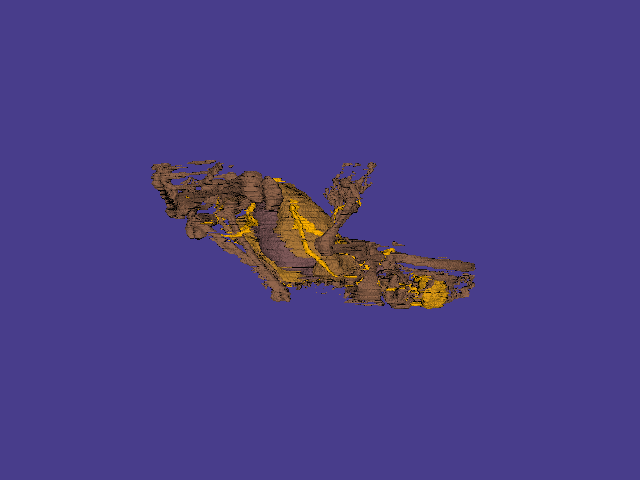

Write Python code to recreate this figure.
#!/usr/bin/env python

# Generate smoothed surface models from a labeled segmentation volume using
# vtkDiscreteFlyingEdges3D.  Each label produces a separate isosurface that
# is smoothed with a windowed sinc filter and displayed in a single scene.

import os
from pathlib import Path

# Factory overrides: importing these modules registers the OpenGL rendering
# and interaction style implementations for vtkRenderingCore factory classes.
import vtkmodules.vtkInteractionStyle  # noqa: F401
import vtkmodules.vtkRenderingOpenGL2  # noqa: F401

# VTK pipeline classes used in this example
from vtkmodules.vtkCommonDataModel import (
    vtkDataObject,
    vtkDataSetAttributes,
)
from vtkmodules.vtkFiltersCore import (
    vtkMaskFields,
    vtkThreshold,
    vtkWindowedSincPolyDataFilter,
)
from vtkmodules.vtkFiltersGeneral import vtkDiscreteFlyingEdges3D
from vtkmodules.vtkFiltersGeometry import vtkGeometryFilter
from vtkmodules.vtkIOImage import vtkMetaImageReader
from vtkmodules.vtkRenderingCore import (
    vtkActor,
    vtkPolyDataMapper,
    vtkRenderWindow,
    vtkRenderWindowInteractor,
    vtkRenderer,
)

# Colors (normalized RGB)
dark_slate_blue_rgb = (0.282, 0.239, 0.545)

# Data directory: defaults to the folder containing this script
data_dir = Path(os.environ.get("VPE_DATA_DIR", Path(__file__).parent))

# Label range and smoothing parameters
start_label = 1
end_label = 29
smoothing_iterations = 15
pass_band = 0.001
feature_angle = 120.0

# Reader: load the labeled frog-tissue volume
reader = vtkMetaImageReader()
reader.SetFileName(str(data_dir / "Frog" / "frogtissue.mhd"))

# DiscreteFlyingEdges3D: generate isosurfaces for each label value
discrete_cubes = vtkDiscreteFlyingEdges3D()
discrete_cubes.SetInputConnection(reader.GetOutputPort())
discrete_cubes.GenerateValues(end_label - start_label + 1, start_label, end_label)

# Smoother: smooth the label surfaces while preserving boundaries
smoother = vtkWindowedSincPolyDataFilter()
smoother.SetInputConnection(discrete_cubes.GetOutputPort())
smoother.SetNumberOfIterations(smoothing_iterations)
smoother.BoundarySmoothingOff()
smoother.FeatureEdgeSmoothingOff()
smoother.SetFeatureAngle(feature_angle)
smoother.SetPassBand(pass_band)
smoother.NonManifoldSmoothingOn()
smoother.NormalizeCoordinatesOn()
smoother.Update()

# Renderer: assemble all label surfaces into one scene
renderer = vtkRenderer()
renderer.SetBackground(dark_slate_blue_rgb)

# ---- Label 1 ----
selector_1 = vtkThreshold()
selector_1.SetInputConnection(smoother.GetOutputPort())
selector_1.SetInputArrayToProcess(0, 0, 0, vtkDataObject.FIELD_ASSOCIATION_POINTS, vtkDataSetAttributes.SCALARS)
selector_1.SetLowerThreshold(1)
selector_1.SetUpperThreshold(1)
scalars_off_1 = vtkMaskFields()
scalars_off_1.SetInputConnection(selector_1.GetOutputPort())
scalars_off_1.CopyAttributeOff(vtkMaskFields.POINT_DATA, vtkDataSetAttributes.SCALARS)
scalars_off_1.CopyAttributeOff(vtkMaskFields.CELL_DATA, vtkDataSetAttributes.SCALARS)
geometry_1 = vtkGeometryFilter()
geometry_1.SetInputConnection(scalars_off_1.GetOutputPort())
mapper_1 = vtkPolyDataMapper()
mapper_1.SetInputConnection(geometry_1.GetOutputPort())
mapper_1.ScalarVisibilityOff()
actor_1 = vtkActor()
actor_1.SetMapper(mapper_1)
actor_1.GetProperty().SetColor(1.0000, 0.7000, 0.0000)
renderer.AddActor(actor_1)

# ---- Label 2 ----
selector_2 = vtkThreshold()
selector_2.SetInputConnection(smoother.GetOutputPort())
selector_2.SetInputArrayToProcess(0, 0, 0, vtkDataObject.FIELD_ASSOCIATION_POINTS, vtkDataSetAttributes.SCALARS)
selector_2.SetLowerThreshold(2)
selector_2.SetUpperThreshold(2)
scalars_off_2 = vtkMaskFields()
scalars_off_2.SetInputConnection(selector_2.GetOutputPort())
scalars_off_2.CopyAttributeOff(vtkMaskFields.POINT_DATA, vtkDataSetAttributes.SCALARS)
scalars_off_2.CopyAttributeOff(vtkMaskFields.CELL_DATA, vtkDataSetAttributes.SCALARS)
geometry_2 = vtkGeometryFilter()
geometry_2.SetInputConnection(scalars_off_2.GetOutputPort())
mapper_2 = vtkPolyDataMapper()
mapper_2.SetInputConnection(geometry_2.GetOutputPort())
mapper_2.ScalarVisibilityOff()
actor_2 = vtkActor()
actor_2.SetMapper(mapper_2)
actor_2.GetProperty().SetColor(0.9643, 0.6750, 0.0250)
renderer.AddActor(actor_2)

# ---- Label 3 ----
selector_3 = vtkThreshold()
selector_3.SetInputConnection(smoother.GetOutputPort())
selector_3.SetInputArrayToProcess(0, 0, 0, vtkDataObject.FIELD_ASSOCIATION_POINTS, vtkDataSetAttributes.SCALARS)
selector_3.SetLowerThreshold(3)
selector_3.SetUpperThreshold(3)
scalars_off_3 = vtkMaskFields()
scalars_off_3.SetInputConnection(selector_3.GetOutputPort())
scalars_off_3.CopyAttributeOff(vtkMaskFields.POINT_DATA, vtkDataSetAttributes.SCALARS)
scalars_off_3.CopyAttributeOff(vtkMaskFields.CELL_DATA, vtkDataSetAttributes.SCALARS)
geometry_3 = vtkGeometryFilter()
geometry_3.SetInputConnection(scalars_off_3.GetOutputPort())
mapper_3 = vtkPolyDataMapper()
mapper_3.SetInputConnection(geometry_3.GetOutputPort())
mapper_3.ScalarVisibilityOff()
actor_3 = vtkActor()
actor_3.SetMapper(mapper_3)
actor_3.GetProperty().SetColor(0.9286, 0.6500, 0.0500)
renderer.AddActor(actor_3)

# ---- Label 4 ----
selector_4 = vtkThreshold()
selector_4.SetInputConnection(smoother.GetOutputPort())
selector_4.SetInputArrayToProcess(0, 0, 0, vtkDataObject.FIELD_ASSOCIATION_POINTS, vtkDataSetAttributes.SCALARS)
selector_4.SetLowerThreshold(4)
selector_4.SetUpperThreshold(4)
scalars_off_4 = vtkMaskFields()
scalars_off_4.SetInputConnection(selector_4.GetOutputPort())
scalars_off_4.CopyAttributeOff(vtkMaskFields.POINT_DATA, vtkDataSetAttributes.SCALARS)
scalars_off_4.CopyAttributeOff(vtkMaskFields.CELL_DATA, vtkDataSetAttributes.SCALARS)
geometry_4 = vtkGeometryFilter()
geometry_4.SetInputConnection(scalars_off_4.GetOutputPort())
mapper_4 = vtkPolyDataMapper()
mapper_4.SetInputConnection(geometry_4.GetOutputPort())
mapper_4.ScalarVisibilityOff()
actor_4 = vtkActor()
actor_4.SetMapper(mapper_4)
actor_4.GetProperty().SetColor(0.8929, 0.6250, 0.0750)
renderer.AddActor(actor_4)

# ---- Label 5 ----
selector_5 = vtkThreshold()
selector_5.SetInputConnection(smoother.GetOutputPort())
selector_5.SetInputArrayToProcess(0, 0, 0, vtkDataObject.FIELD_ASSOCIATION_POINTS, vtkDataSetAttributes.SCALARS)
selector_5.SetLowerThreshold(5)
selector_5.SetUpperThreshold(5)
scalars_off_5 = vtkMaskFields()
scalars_off_5.SetInputConnection(selector_5.GetOutputPort())
scalars_off_5.CopyAttributeOff(vtkMaskFields.POINT_DATA, vtkDataSetAttributes.SCALARS)
scalars_off_5.CopyAttributeOff(vtkMaskFields.CELL_DATA, vtkDataSetAttributes.SCALARS)
geometry_5 = vtkGeometryFilter()
geometry_5.SetInputConnection(scalars_off_5.GetOutputPort())
mapper_5 = vtkPolyDataMapper()
mapper_5.SetInputConnection(geometry_5.GetOutputPort())
mapper_5.ScalarVisibilityOff()
actor_5 = vtkActor()
actor_5.SetMapper(mapper_5)
actor_5.GetProperty().SetColor(0.8571, 0.6000, 0.1000)
renderer.AddActor(actor_5)

# ---- Label 6 ----
selector_6 = vtkThreshold()
selector_6.SetInputConnection(smoother.GetOutputPort())
selector_6.SetInputArrayToProcess(0, 0, 0, vtkDataObject.FIELD_ASSOCIATION_POINTS, vtkDataSetAttributes.SCALARS)
selector_6.SetLowerThreshold(6)
selector_6.SetUpperThreshold(6)
scalars_off_6 = vtkMaskFields()
scalars_off_6.SetInputConnection(selector_6.GetOutputPort())
scalars_off_6.CopyAttributeOff(vtkMaskFields.POINT_DATA, vtkDataSetAttributes.SCALARS)
scalars_off_6.CopyAttributeOff(vtkMaskFields.CELL_DATA, vtkDataSetAttributes.SCALARS)
geometry_6 = vtkGeometryFilter()
geometry_6.SetInputConnection(scalars_off_6.GetOutputPort())
mapper_6 = vtkPolyDataMapper()
mapper_6.SetInputConnection(geometry_6.GetOutputPort())
mapper_6.ScalarVisibilityOff()
actor_6 = vtkActor()
actor_6.SetMapper(mapper_6)
actor_6.GetProperty().SetColor(0.8214, 0.5750, 0.1250)
renderer.AddActor(actor_6)

# ---- Label 7 ----
selector_7 = vtkThreshold()
selector_7.SetInputConnection(smoother.GetOutputPort())
selector_7.SetInputArrayToProcess(0, 0, 0, vtkDataObject.FIELD_ASSOCIATION_POINTS, vtkDataSetAttributes.SCALARS)
selector_7.SetLowerThreshold(7)
selector_7.SetUpperThreshold(7)
scalars_off_7 = vtkMaskFields()
scalars_off_7.SetInputConnection(selector_7.GetOutputPort())
scalars_off_7.CopyAttributeOff(vtkMaskFields.POINT_DATA, vtkDataSetAttributes.SCALARS)
scalars_off_7.CopyAttributeOff(vtkMaskFields.CELL_DATA, vtkDataSetAttributes.SCALARS)
geometry_7 = vtkGeometryFilter()
geometry_7.SetInputConnection(scalars_off_7.GetOutputPort())
mapper_7 = vtkPolyDataMapper()
mapper_7.SetInputConnection(geometry_7.GetOutputPort())
mapper_7.ScalarVisibilityOff()
actor_7 = vtkActor()
actor_7.SetMapper(mapper_7)
actor_7.GetProperty().SetColor(0.7857, 0.5500, 0.1500)
renderer.AddActor(actor_7)

# ---- Label 8 ----
selector_8 = vtkThreshold()
selector_8.SetInputConnection(smoother.GetOutputPort())
selector_8.SetInputArrayToProcess(0, 0, 0, vtkDataObject.FIELD_ASSOCIATION_POINTS, vtkDataSetAttributes.SCALARS)
selector_8.SetLowerThreshold(8)
selector_8.SetUpperThreshold(8)
scalars_off_8 = vtkMaskFields()
scalars_off_8.SetInputConnection(selector_8.GetOutputPort())
scalars_off_8.CopyAttributeOff(vtkMaskFields.POINT_DATA, vtkDataSetAttributes.SCALARS)
scalars_off_8.CopyAttributeOff(vtkMaskFields.CELL_DATA, vtkDataSetAttributes.SCALARS)
geometry_8 = vtkGeometryFilter()
geometry_8.SetInputConnection(scalars_off_8.GetOutputPort())
mapper_8 = vtkPolyDataMapper()
mapper_8.SetInputConnection(geometry_8.GetOutputPort())
mapper_8.ScalarVisibilityOff()
actor_8 = vtkActor()
actor_8.SetMapper(mapper_8)
actor_8.GetProperty().SetColor(0.7500, 0.5250, 0.1750)
renderer.AddActor(actor_8)

# ---- Label 9 ----
selector_9 = vtkThreshold()
selector_9.SetInputConnection(smoother.GetOutputPort())
selector_9.SetInputArrayToProcess(0, 0, 0, vtkDataObject.FIELD_ASSOCIATION_POINTS, vtkDataSetAttributes.SCALARS)
selector_9.SetLowerThreshold(9)
selector_9.SetUpperThreshold(9)
scalars_off_9 = vtkMaskFields()
scalars_off_9.SetInputConnection(selector_9.GetOutputPort())
scalars_off_9.CopyAttributeOff(vtkMaskFields.POINT_DATA, vtkDataSetAttributes.SCALARS)
scalars_off_9.CopyAttributeOff(vtkMaskFields.CELL_DATA, vtkDataSetAttributes.SCALARS)
geometry_9 = vtkGeometryFilter()
geometry_9.SetInputConnection(scalars_off_9.GetOutputPort())
mapper_9 = vtkPolyDataMapper()
mapper_9.SetInputConnection(geometry_9.GetOutputPort())
mapper_9.ScalarVisibilityOff()
actor_9 = vtkActor()
actor_9.SetMapper(mapper_9)
actor_9.GetProperty().SetColor(0.7143, 0.5000, 0.2000)
renderer.AddActor(actor_9)

# ---- Label 10 ----
selector_10 = vtkThreshold()
selector_10.SetInputConnection(smoother.GetOutputPort())
selector_10.SetInputArrayToProcess(0, 0, 0, vtkDataObject.FIELD_ASSOCIATION_POINTS, vtkDataSetAttributes.SCALARS)
selector_10.SetLowerThreshold(10)
selector_10.SetUpperThreshold(10)
scalars_off_10 = vtkMaskFields()
scalars_off_10.SetInputConnection(selector_10.GetOutputPort())
scalars_off_10.CopyAttributeOff(vtkMaskFields.POINT_DATA, vtkDataSetAttributes.SCALARS)
scalars_off_10.CopyAttributeOff(vtkMaskFields.CELL_DATA, vtkDataSetAttributes.SCALARS)
geometry_10 = vtkGeometryFilter()
geometry_10.SetInputConnection(scalars_off_10.GetOutputPort())
mapper_10 = vtkPolyDataMapper()
mapper_10.SetInputConnection(geometry_10.GetOutputPort())
mapper_10.ScalarVisibilityOff()
actor_10 = vtkActor()
actor_10.SetMapper(mapper_10)
actor_10.GetProperty().SetColor(0.6786, 0.4750, 0.2250)
renderer.AddActor(actor_10)

# ---- Label 11 ----
selector_11 = vtkThreshold()
selector_11.SetInputConnection(smoother.GetOutputPort())
selector_11.SetInputArrayToProcess(0, 0, 0, vtkDataObject.FIELD_ASSOCIATION_POINTS, vtkDataSetAttributes.SCALARS)
selector_11.SetLowerThreshold(11)
selector_11.SetUpperThreshold(11)
scalars_off_11 = vtkMaskFields()
scalars_off_11.SetInputConnection(selector_11.GetOutputPort())
scalars_off_11.CopyAttributeOff(vtkMaskFields.POINT_DATA, vtkDataSetAttributes.SCALARS)
scalars_off_11.CopyAttributeOff(vtkMaskFields.CELL_DATA, vtkDataSetAttributes.SCALARS)
geometry_11 = vtkGeometryFilter()
geometry_11.SetInputConnection(scalars_off_11.GetOutputPort())
mapper_11 = vtkPolyDataMapper()
mapper_11.SetInputConnection(geometry_11.GetOutputPort())
mapper_11.ScalarVisibilityOff()
actor_11 = vtkActor()
actor_11.SetMapper(mapper_11)
actor_11.GetProperty().SetColor(0.6429, 0.4500, 0.2500)
renderer.AddActor(actor_11)

# ---- Label 12 ----
selector_12 = vtkThreshold()
selector_12.SetInputConnection(smoother.GetOutputPort())
selector_12.SetInputArrayToProcess(0, 0, 0, vtkDataObject.FIELD_ASSOCIATION_POINTS, vtkDataSetAttributes.SCALARS)
selector_12.SetLowerThreshold(12)
selector_12.SetUpperThreshold(12)
scalars_off_12 = vtkMaskFields()
scalars_off_12.SetInputConnection(selector_12.GetOutputPort())
scalars_off_12.CopyAttributeOff(vtkMaskFields.POINT_DATA, vtkDataSetAttributes.SCALARS)
scalars_off_12.CopyAttributeOff(vtkMaskFields.CELL_DATA, vtkDataSetAttributes.SCALARS)
geometry_12 = vtkGeometryFilter()
geometry_12.SetInputConnection(scalars_off_12.GetOutputPort())
mapper_12 = vtkPolyDataMapper()
mapper_12.SetInputConnection(geometry_12.GetOutputPort())
mapper_12.ScalarVisibilityOff()
actor_12 = vtkActor()
actor_12.SetMapper(mapper_12)
actor_12.GetProperty().SetColor(0.6071, 0.4250, 0.2750)
renderer.AddActor(actor_12)

# ---- Label 13 ----
selector_13 = vtkThreshold()
selector_13.SetInputConnection(smoother.GetOutputPort())
selector_13.SetInputArrayToProcess(0, 0, 0, vtkDataObject.FIELD_ASSOCIATION_POINTS, vtkDataSetAttributes.SCALARS)
selector_13.SetLowerThreshold(13)
selector_13.SetUpperThreshold(13)
scalars_off_13 = vtkMaskFields()
scalars_off_13.SetInputConnection(selector_13.GetOutputPort())
scalars_off_13.CopyAttributeOff(vtkMaskFields.POINT_DATA, vtkDataSetAttributes.SCALARS)
scalars_off_13.CopyAttributeOff(vtkMaskFields.CELL_DATA, vtkDataSetAttributes.SCALARS)
geometry_13 = vtkGeometryFilter()
geometry_13.SetInputConnection(scalars_off_13.GetOutputPort())
mapper_13 = vtkPolyDataMapper()
mapper_13.SetInputConnection(geometry_13.GetOutputPort())
mapper_13.ScalarVisibilityOff()
actor_13 = vtkActor()
actor_13.SetMapper(mapper_13)
actor_13.GetProperty().SetColor(0.5714, 0.4000, 0.3000)
renderer.AddActor(actor_13)

# ---- Label 14 ----
selector_14 = vtkThreshold()
selector_14.SetInputConnection(smoother.GetOutputPort())
selector_14.SetInputArrayToProcess(0, 0, 0, vtkDataObject.FIELD_ASSOCIATION_POINTS, vtkDataSetAttributes.SCALARS)
selector_14.SetLowerThreshold(14)
selector_14.SetUpperThreshold(14)
scalars_off_14 = vtkMaskFields()
scalars_off_14.SetInputConnection(selector_14.GetOutputPort())
scalars_off_14.CopyAttributeOff(vtkMaskFields.POINT_DATA, vtkDataSetAttributes.SCALARS)
scalars_off_14.CopyAttributeOff(vtkMaskFields.CELL_DATA, vtkDataSetAttributes.SCALARS)
geometry_14 = vtkGeometryFilter()
geometry_14.SetInputConnection(scalars_off_14.GetOutputPort())
mapper_14 = vtkPolyDataMapper()
mapper_14.SetInputConnection(geometry_14.GetOutputPort())
mapper_14.ScalarVisibilityOff()
actor_14 = vtkActor()
actor_14.SetMapper(mapper_14)
actor_14.GetProperty().SetColor(0.5357, 0.3750, 0.3250)
renderer.AddActor(actor_14)

# ---- Label 15 ----
selector_15 = vtkThreshold()
selector_15.SetInputConnection(smoother.GetOutputPort())
selector_15.SetInputArrayToProcess(0, 0, 0, vtkDataObject.FIELD_ASSOCIATION_POINTS, vtkDataSetAttributes.SCALARS)
selector_15.SetLowerThreshold(15)
selector_15.SetUpperThreshold(15)
scalars_off_15 = vtkMaskFields()
scalars_off_15.SetInputConnection(selector_15.GetOutputPort())
scalars_off_15.CopyAttributeOff(vtkMaskFields.POINT_DATA, vtkDataSetAttributes.SCALARS)
scalars_off_15.CopyAttributeOff(vtkMaskFields.CELL_DATA, vtkDataSetAttributes.SCALARS)
geometry_15 = vtkGeometryFilter()
geometry_15.SetInputConnection(scalars_off_15.GetOutputPort())
mapper_15 = vtkPolyDataMapper()
mapper_15.SetInputConnection(geometry_15.GetOutputPort())
mapper_15.ScalarVisibilityOff()
actor_15 = vtkActor()
actor_15.SetMapper(mapper_15)
actor_15.GetProperty().SetColor(0.5000, 0.3500, 0.3500)
renderer.AddActor(actor_15)

# ---- Label 16 ----
selector_16 = vtkThreshold()
selector_16.SetInputConnection(smoother.GetOutputPort())
selector_16.SetInputArrayToProcess(0, 0, 0, vtkDataObject.FIELD_ASSOCIATION_POINTS, vtkDataSetAttributes.SCALARS)
selector_16.SetLowerThreshold(16)
selector_16.SetUpperThreshold(16)
scalars_off_16 = vtkMaskFields()
scalars_off_16.SetInputConnection(selector_16.GetOutputPort())
scalars_off_16.CopyAttributeOff(vtkMaskFields.POINT_DATA, vtkDataSetAttributes.SCALARS)
scalars_off_16.CopyAttributeOff(vtkMaskFields.CELL_DATA, vtkDataSetAttributes.SCALARS)
geometry_16 = vtkGeometryFilter()
geometry_16.SetInputConnection(scalars_off_16.GetOutputPort())
mapper_16 = vtkPolyDataMapper()
mapper_16.SetInputConnection(geometry_16.GetOutputPort())
mapper_16.ScalarVisibilityOff()
actor_16 = vtkActor()
actor_16.SetMapper(mapper_16)
actor_16.GetProperty().SetColor(0.5357, 0.3250, 0.3750)
renderer.AddActor(actor_16)

# ---- Label 17 ----
selector_17 = vtkThreshold()
selector_17.SetInputConnection(smoother.GetOutputPort())
selector_17.SetInputArrayToProcess(0, 0, 0, vtkDataObject.FIELD_ASSOCIATION_POINTS, vtkDataSetAttributes.SCALARS)
selector_17.SetLowerThreshold(17)
selector_17.SetUpperThreshold(17)
scalars_off_17 = vtkMaskFields()
scalars_off_17.SetInputConnection(selector_17.GetOutputPort())
scalars_off_17.CopyAttributeOff(vtkMaskFields.POINT_DATA, vtkDataSetAttributes.SCALARS)
scalars_off_17.CopyAttributeOff(vtkMaskFields.CELL_DATA, vtkDataSetAttributes.SCALARS)
geometry_17 = vtkGeometryFilter()
geometry_17.SetInputConnection(scalars_off_17.GetOutputPort())
mapper_17 = vtkPolyDataMapper()
mapper_17.SetInputConnection(geometry_17.GetOutputPort())
mapper_17.ScalarVisibilityOff()
actor_17 = vtkActor()
actor_17.SetMapper(mapper_17)
actor_17.GetProperty().SetColor(0.5714, 0.3000, 0.4000)
renderer.AddActor(actor_17)

# ---- Label 20 ----
selector_20 = vtkThreshold()
selector_20.SetInputConnection(smoother.GetOutputPort())
selector_20.SetInputArrayToProcess(0, 0, 0, vtkDataObject.FIELD_ASSOCIATION_POINTS, vtkDataSetAttributes.SCALARS)
selector_20.SetLowerThreshold(20)
selector_20.SetUpperThreshold(20)
scalars_off_20 = vtkMaskFields()
scalars_off_20.SetInputConnection(selector_20.GetOutputPort())
scalars_off_20.CopyAttributeOff(vtkMaskFields.POINT_DATA, vtkDataSetAttributes.SCALARS)
scalars_off_20.CopyAttributeOff(vtkMaskFields.CELL_DATA, vtkDataSetAttributes.SCALARS)
geometry_20 = vtkGeometryFilter()
geometry_20.SetInputConnection(scalars_off_20.GetOutputPort())
mapper_20 = vtkPolyDataMapper()
mapper_20.SetInputConnection(geometry_20.GetOutputPort())
mapper_20.ScalarVisibilityOff()
actor_20 = vtkActor()
actor_20.SetMapper(mapper_20)
actor_20.GetProperty().SetColor(0.6786, 0.2250, 0.4750)
renderer.AddActor(actor_20)

# ---- Label 21 ----
selector_21 = vtkThreshold()
selector_21.SetInputConnection(smoother.GetOutputPort())
selector_21.SetInputArrayToProcess(0, 0, 0, vtkDataObject.FIELD_ASSOCIATION_POINTS, vtkDataSetAttributes.SCALARS)
selector_21.SetLowerThreshold(21)
selector_21.SetUpperThreshold(21)
scalars_off_21 = vtkMaskFields()
scalars_off_21.SetInputConnection(selector_21.GetOutputPort())
scalars_off_21.CopyAttributeOff(vtkMaskFields.POINT_DATA, vtkDataSetAttributes.SCALARS)
scalars_off_21.CopyAttributeOff(vtkMaskFields.CELL_DATA, vtkDataSetAttributes.SCALARS)
geometry_21 = vtkGeometryFilter()
geometry_21.SetInputConnection(scalars_off_21.GetOutputPort())
mapper_21 = vtkPolyDataMapper()
mapper_21.SetInputConnection(geometry_21.GetOutputPort())
mapper_21.ScalarVisibilityOff()
actor_21 = vtkActor()
actor_21.SetMapper(mapper_21)
actor_21.GetProperty().SetColor(0.7143, 0.2000, 0.5000)
renderer.AddActor(actor_21)

# ---- Label 23 ----
selector_23 = vtkThreshold()
selector_23.SetInputConnection(smoother.GetOutputPort())
selector_23.SetInputArrayToProcess(0, 0, 0, vtkDataObject.FIELD_ASSOCIATION_POINTS, vtkDataSetAttributes.SCALARS)
selector_23.SetLowerThreshold(23)
selector_23.SetUpperThreshold(23)
scalars_off_23 = vtkMaskFields()
scalars_off_23.SetInputConnection(selector_23.GetOutputPort())
scalars_off_23.CopyAttributeOff(vtkMaskFields.POINT_DATA, vtkDataSetAttributes.SCALARS)
scalars_off_23.CopyAttributeOff(vtkMaskFields.CELL_DATA, vtkDataSetAttributes.SCALARS)
geometry_23 = vtkGeometryFilter()
geometry_23.SetInputConnection(scalars_off_23.GetOutputPort())
mapper_23 = vtkPolyDataMapper()
mapper_23.SetInputConnection(geometry_23.GetOutputPort())
mapper_23.ScalarVisibilityOff()
actor_23 = vtkActor()
actor_23.SetMapper(mapper_23)
actor_23.GetProperty().SetColor(0.7857, 0.1500, 0.5500)
renderer.AddActor(actor_23)

# ---- Label 24 ----
selector_24 = vtkThreshold()
selector_24.SetInputConnection(smoother.GetOutputPort())
selector_24.SetInputArrayToProcess(0, 0, 0, vtkDataObject.FIELD_ASSOCIATION_POINTS, vtkDataSetAttributes.SCALARS)
selector_24.SetLowerThreshold(24)
selector_24.SetUpperThreshold(24)
scalars_off_24 = vtkMaskFields()
scalars_off_24.SetInputConnection(selector_24.GetOutputPort())
scalars_off_24.CopyAttributeOff(vtkMaskFields.POINT_DATA, vtkDataSetAttributes.SCALARS)
scalars_off_24.CopyAttributeOff(vtkMaskFields.CELL_DATA, vtkDataSetAttributes.SCALARS)
geometry_24 = vtkGeometryFilter()
geometry_24.SetInputConnection(scalars_off_24.GetOutputPort())
mapper_24 = vtkPolyDataMapper()
mapper_24.SetInputConnection(geometry_24.GetOutputPort())
mapper_24.ScalarVisibilityOff()
actor_24 = vtkActor()
actor_24.SetMapper(mapper_24)
actor_24.GetProperty().SetColor(0.8214, 0.1250, 0.5750)
renderer.AddActor(actor_24)

# ---- Label 25 ----
selector_25 = vtkThreshold()
selector_25.SetInputConnection(smoother.GetOutputPort())
selector_25.SetInputArrayToProcess(0, 0, 0, vtkDataObject.FIELD_ASSOCIATION_POINTS, vtkDataSetAttributes.SCALARS)
selector_25.SetLowerThreshold(25)
selector_25.SetUpperThreshold(25)
scalars_off_25 = vtkMaskFields()
scalars_off_25.SetInputConnection(selector_25.GetOutputPort())
scalars_off_25.CopyAttributeOff(vtkMaskFields.POINT_DATA, vtkDataSetAttributes.SCALARS)
scalars_off_25.CopyAttributeOff(vtkMaskFields.CELL_DATA, vtkDataSetAttributes.SCALARS)
geometry_25 = vtkGeometryFilter()
geometry_25.SetInputConnection(scalars_off_25.GetOutputPort())
mapper_25 = vtkPolyDataMapper()
mapper_25.SetInputConnection(geometry_25.GetOutputPort())
mapper_25.ScalarVisibilityOff()
actor_25 = vtkActor()
actor_25.SetMapper(mapper_25)
actor_25.GetProperty().SetColor(0.8571, 0.1000, 0.6000)
renderer.AddActor(actor_25)

# ---- Label 26 ----
selector_26 = vtkThreshold()
selector_26.SetInputConnection(smoother.GetOutputPort())
selector_26.SetInputArrayToProcess(0, 0, 0, vtkDataObject.FIELD_ASSOCIATION_POINTS, vtkDataSetAttributes.SCALARS)
selector_26.SetLowerThreshold(26)
selector_26.SetUpperThreshold(26)
scalars_off_26 = vtkMaskFields()
scalars_off_26.SetInputConnection(selector_26.GetOutputPort())
scalars_off_26.CopyAttributeOff(vtkMaskFields.POINT_DATA, vtkDataSetAttributes.SCALARS)
scalars_off_26.CopyAttributeOff(vtkMaskFields.CELL_DATA, vtkDataSetAttributes.SCALARS)
geometry_26 = vtkGeometryFilter()
geometry_26.SetInputConnection(scalars_off_26.GetOutputPort())
mapper_26 = vtkPolyDataMapper()
mapper_26.SetInputConnection(geometry_26.GetOutputPort())
mapper_26.ScalarVisibilityOff()
actor_26 = vtkActor()
actor_26.SetMapper(mapper_26)
actor_26.GetProperty().SetColor(0.8929, 0.0750, 0.6250)
renderer.AddActor(actor_26)

# ---- Label 27 ----
selector_27 = vtkThreshold()
selector_27.SetInputConnection(smoother.GetOutputPort())
selector_27.SetInputArrayToProcess(0, 0, 0, vtkDataObject.FIELD_ASSOCIATION_POINTS, vtkDataSetAttributes.SCALARS)
selector_27.SetLowerThreshold(27)
selector_27.SetUpperThreshold(27)
scalars_off_27 = vtkMaskFields()
scalars_off_27.SetInputConnection(selector_27.GetOutputPort())
scalars_off_27.CopyAttributeOff(vtkMaskFields.POINT_DATA, vtkDataSetAttributes.SCALARS)
scalars_off_27.CopyAttributeOff(vtkMaskFields.CELL_DATA, vtkDataSetAttributes.SCALARS)
geometry_27 = vtkGeometryFilter()
geometry_27.SetInputConnection(scalars_off_27.GetOutputPort())
mapper_27 = vtkPolyDataMapper()
mapper_27.SetInputConnection(geometry_27.GetOutputPort())
mapper_27.ScalarVisibilityOff()
actor_27 = vtkActor()
actor_27.SetMapper(mapper_27)
actor_27.GetProperty().SetColor(0.9286, 0.0500, 0.6500)
renderer.AddActor(actor_27)

# ---- Label 29 ----
selector_29 = vtkThreshold()
selector_29.SetInputConnection(smoother.GetOutputPort())
selector_29.SetInputArrayToProcess(0, 0, 0, vtkDataObject.FIELD_ASSOCIATION_POINTS, vtkDataSetAttributes.SCALARS)
selector_29.SetLowerThreshold(29)
selector_29.SetUpperThreshold(29)
scalars_off_29 = vtkMaskFields()
scalars_off_29.SetInputConnection(selector_29.GetOutputPort())
scalars_off_29.CopyAttributeOff(vtkMaskFields.POINT_DATA, vtkDataSetAttributes.SCALARS)
scalars_off_29.CopyAttributeOff(vtkMaskFields.CELL_DATA, vtkDataSetAttributes.SCALARS)
geometry_29 = vtkGeometryFilter()
geometry_29.SetInputConnection(scalars_off_29.GetOutputPort())
mapper_29 = vtkPolyDataMapper()
mapper_29.SetInputConnection(geometry_29.GetOutputPort())
mapper_29.ScalarVisibilityOff()
actor_29 = vtkActor()
actor_29.SetMapper(mapper_29)
actor_29.GetProperty().SetColor(1.0000, 0.0000, 0.7000)
renderer.AddActor(actor_29)

# Window: display the rendered scene
render_window = vtkRenderWindow()
render_window.AddRenderer(renderer)
render_window.SetWindowName("generate models from labels")
render_window.SetMultiSamples(0)
render_window.SetSize(640, 480)

# Interactor: handle mouse and keyboard events
interactor = vtkRenderWindowInteractor()
interactor.SetRenderWindow(render_window)

# Scene: position for a clear view of the frog anatomy
renderer.ResetCamera()
camera = renderer.GetActiveCamera()
camera.Elevation(-90)
camera.Azimuth(30)
renderer.ResetCamera()

render_window.Render()
interactor.Initialize()
interactor.Start()
